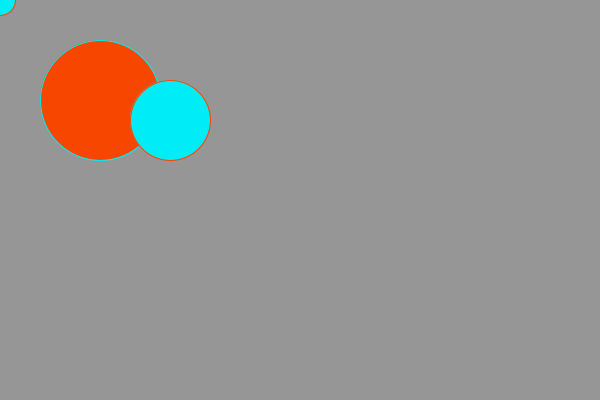
Frame 1 (no input)
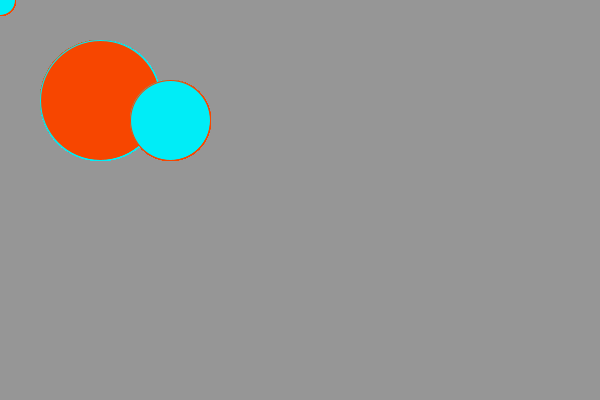
Frame 60 (the mouse pressed at the canvas centre just before this capture)
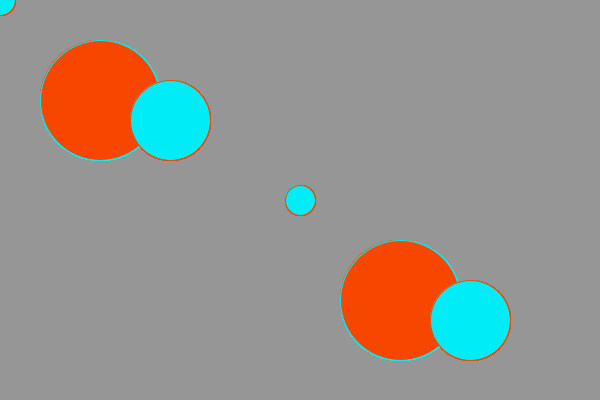
Frame 120 (the mouse held since frame 60 and released just before this capture)

The Processing sketch that drew these frames (run headless with seeded random() and noise(); from frame 60 on, the mouse is pressed at the canvas centre):

// Processing sketch: processing_38746
// ── processing_38746.pde

void setup(){
  
 size(600,400);
 background(150); 
}

void draw(){
  
   fill(0,237,247);
   stroke(247,70,0);
   ellipse(mouseX,mouseY,30,30);
   
   fill(247,70,0);
   stroke(0,237,247);
   ellipse(mouseX+100,mouseY+100,120,120);
   
      fill(0,237,247);
   stroke(247,70,0);
   ellipse(mouseX+170,mouseY+120,80,80);

 }
 
